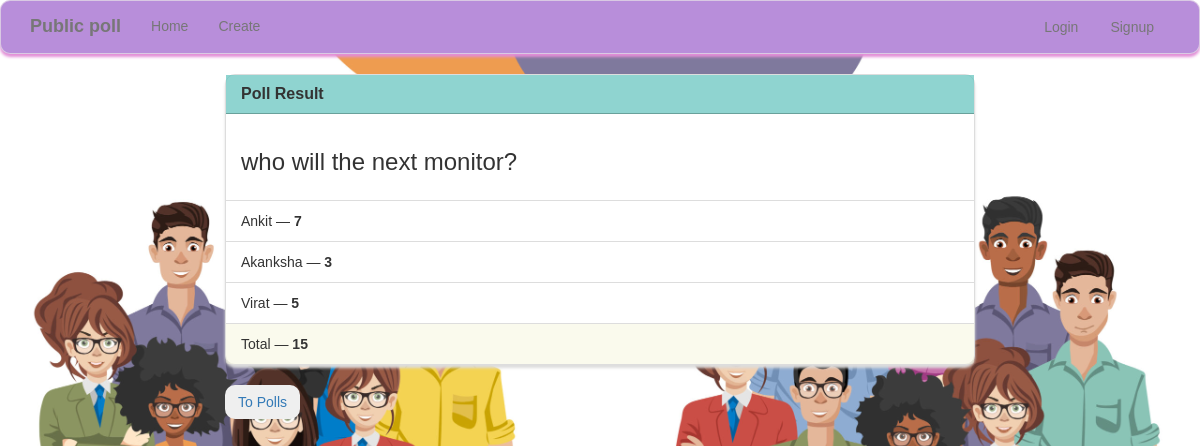
Page /poll/results/6/ on the committed database.
### poll/models.py (models this page shows)
class Poll(models.Model):
    user = models.ForeignKey(User, on_delete=models.CASCADE)
    question = models.TextField()
    option_one = models.CharField(max_length=30)
    option_two = models.CharField(max_length=30)
    option_three = models.CharField(max_length=30)
    option_one_count = models.IntegerField(default=0)
    option_two_count = models.IntegerField(default=0)
    option_three_count = models.IntegerField(default=0)
    def total(self):
        return self.option_one_count + self.option_two_count + self.option_three_count

### poll/views.py (the view)
# urls.py: path('results/<poll_id>/', poll_views.results, name='results'),
def results(request, poll_id):
    poll = Poll.objects.get(pk=poll_id)
    context = {
        'poll' : poll
    }
    return render(request, 'results.html', context)

### poll/templates/results.html (shortened to what this page needs)
{% extends "base.html" %}
{% block main %}
<div class="row">
    <div class="col-lg-8 col-lg-offset-2">
        <div class="panel panel-default">
            <div class="panel-heading">
                <h3 class="panel-title">Poll Result</h3>
            </div>
            <div class="panel-body">
                <h3>{{ poll.question }}</h3>
            </div>
            <ul class="list-group">
                <li class="list-group-item">{{ poll.option_one }} &mdash; <strong>{{ poll.option_one_count }}</strong></li>
                <li class="list-group-item">{{ poll.option_two }} &mdash; <strong>{{ poll.option_two_count }}</strong></li>
                <li class="list-group-item">{{ poll.option_three }} &mdash; <strong>{{ poll.option_three_count }}</strong></li>
            </ul>
            <div class="panel-footer">
                Total &mdash; <strong>{{ poll.total }}</strong>
            </div>
        </div>
        <a  href="{% url 'home' %}"><button class="btn btn-secondary">To Polls</button></a>
    </div>
</div>
{% endblock %}

### poll/static/style.css (style rules this page uses)
.navbar-default, .btn, .form-control, .panel { border-radius: 10px; }
.panel-default > .panel-heading { color: #333; background-color: rgba(96, 194, 189, 0.7); border-color: rgba(80, 129, 121, 0.6); border-top-left-radius: 0; border-top-right-radius: 0; }
.panel-footer { background-color: rgba(245, 245, 220, .5); border-color: rgba(245, 245, 220, .4); }
.panel { box-shadow: 0px 3px 3px 0px #ddd; }
a.navbar-brand, .panel-title { font-weight: bolder; }
.btn { border-radius: 10px; }
body { background-image: url('img/opinion_poll.jpeg'); background-size: cover; background-position: center; font-family: Arial, sans-serif; background-color: rgba(0, 0, 0, 0.5) }

### rows in the picture
Poll: question "who will the next monitor?", option_one "Ankit", option_one_count "7", option_two "Akanksha", option_two_count "3", option_three "Virat", option_three_count "5", total "15"
